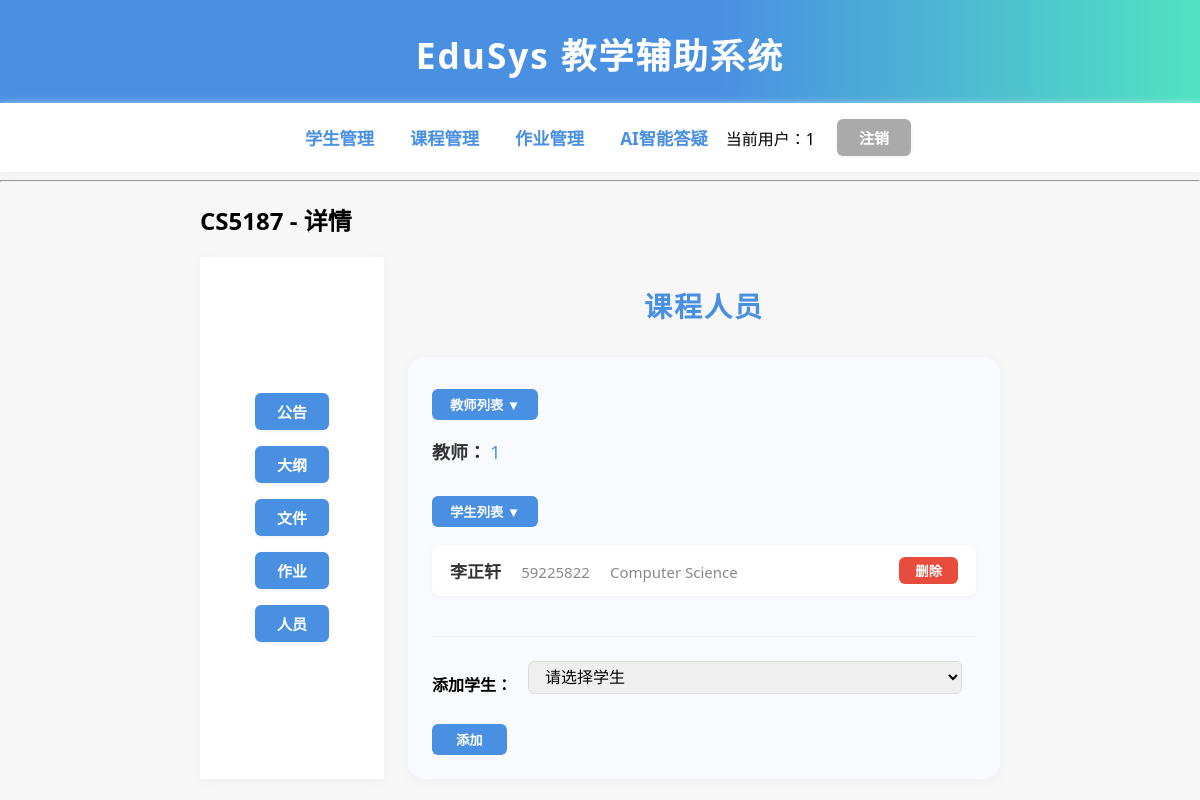
/courses/1/people/ (signed in), run on the app's committed database.
### users/models.py (models this page shows, shortened)
class User(AbstractUser):
	user_id = models.CharField(max_length=20, unique=True, verbose_name='学号/工号')

### courses/models.py (models this page shows, shortened)
class Course(models.Model):
	name = models.CharField(max_length=100, verbose_name='课程名称')
	teacher = models.CharField(max_length=50, verbose_name='授课教师')
	students = models.ManyToManyField(Student, blank=True, related_name='courses', verbose_name='学生列表')
	outline = models.TextField(blank=True, verbose_name='课程大纲')

### students/models.py (models this page shows, shortened)
class Student(models.Model):
	student_id = models.CharField(max_length=20, unique=True, verbose_name='学号')
	name = models.CharField(max_length=50, verbose_name='姓名')
	gender = models.CharField(max_length=10, choices=[('男', '男'), ('女', '女')], verbose_name='性别')
	college = models.CharField(max_length=100, verbose_name='学院')

### courses/views.py (the view, shortened to what this page needs)
# urls.py: path('<int:course_id>/people/', views.course_people, name='course_people'),
def course_people(request, course_id):
	from students.models import Student
	course = get_object_or_404(Course, id=course_id)
	teacher = course.teacher
	students = course.students.all()
	all_students = Student.objects.exclude(id__in=students.values_list('id', flat=True))
	return render(request, 'courses/course_people.html', {
		'course': course,
		'teacher': teacher,
		'students': students,
		'all_students': all_students,
	})

### courses/templates/courses/course_people.html (shortened to what this page needs)
{% extends 'courses/course_detail.html' %}
{% block course_content %}
<h3 style="font-size:28px;font-weight:bold;margin-bottom:32px;text-align:center;color:#4a90e2;letter-spacing:2px;">课程人员</h3>
<div style="max-width:900px;margin:auto;background:#f8fafd;padding:32px 24px 24px 24px;border-radius:16px;box-shadow:0 2px 12px #eee;">
	<button id="toggle-teacher" style="background:#4a90e2;color:#fff;padding:6px 18px;border:none;border-radius:6px;font-weight:bold;margin-bottom:18px;cursor:pointer;">教师列表 ▼</button>
	<div id="teacher-list" style="margin-bottom:32px;display:block;">
		<span style="font-weight:bold;font-size:18px;color:#333;">教师：</span>
		<span style="font-size:18px;color:#4a90e2;">{{ teacher }}</span>
	</div>
	<button id="toggle-student" style="background:#4a90e2;color:#fff;padding:6px 18px;border:none;border-radius:6px;font-weight:bold;margin-bottom:18px;cursor:pointer;">学生列表 ▼</button>
	<div id="student-list" style="margin-bottom:32px;display:block;">
		<ul style="list-style:none;padding:0;margin:0;">
			{% for student in students %}
			<li style="margin-bottom:18px;padding:12px 18px;background:#fff;border-radius:8px;box-shadow:0 1px 4px #eee;display:flex;align-items:center;justify-content:space-between;">
				<div>
					<span style="font-size:17px;font-weight:bold;color:#333;">{{ student.name }}</span>
					<span style="color:#888;margin-left:16px;font-size:15px;">{{ student.student_id }}</span>
					<span style="color:#888;margin-left:16px;font-size:15px;">{{ student.college }}</span>
				</div>
				{% if user.is_superuser %}
				<form method="post" style="display:inline;">
					<button type="submit" style="margin-left:16px;padding:4px 16px;background:#e74c3c;color:#fff;border:none;border-radius:6px;cursor:pointer;font-weight:bold;">删除</button>
				</form>
				{% endif %}
			</li>
			{% empty %}
			<li style="color:#aaa;padding:12px 18px;">暂无学生</li>
			{% endfor %}
		</ul>
	</div>
	{% if user.is_superuser %}
	<div style="margin-top:40px;padding:24px 0 0 0;border-top:1px solid #eee;">
		<form method="post" style="display:flex;align-items:center;gap:16px;flex-wrap:wrap;">
			<span style="font-size:16px;font-weight:bold;">添加学生：</span>
			<select name="add_student_id" required style="padding:6px 12px;border-radius:6px;border:1px solid #ddd;font-size:16px;min-width:180px;">
				<option value="">请选择学生</option>
			</select>
			<button type="submit" style="padding:6px 24px;background:#4a90e2;color:#fff;border:none;border-radius:6px;font-weight:bold;">添加</button>
		</form>
	</div>
	{% endif %}
</div>
{% endblock %}

### courses/templates/courses/course_detail.html
{% extends 'base.html' %}
{% block content %}
<h2>{{ course.name }} - 详情</h2>
<div style="display:flex;gap:24px;">
    <nav style="display:flex;flex-direction:column;gap:12px;min-width:120px;">
    <a href="{% url 'course_announcement' course.id %}" class="btn">公告</a>
    <a href="{% url 'course_outline' course.id %}" class="btn">大纲</a>
    <a href="{% url 'course_files' course.id %}" class="btn">文件</a>
    <a href="{% url 'assignment_list' course.id %}" class="btn">作业</a>
    <a href="{% url 'course_people' course.id %}" class="btn">人员</a>
    </nav>
    <div style="flex:1;">
        {% block course_content %}{% endblock %}
    </div>
</div>
{% endblock %}

### students/templates/base.html (shortened to what this page needs)
<!DOCTYPE html>
<html>
<head>
</head>
<body>
    <h1>EduSys 教学辅助系统</h1>
    {% if '/users/login/' not in request.path and '/users/register/' not in request.path %}
    <nav>
        <a href="/students/">学生管理</a>
        <a href="/courses/">课程管理</a>
        <a href="/assignments/">作业管理</a>
        <a href="/agents/ai-assistant/">AI智能答疑</a>
        {% if request.user.is_authenticated %}
            <span style="margin-right:20px;">当前用户：{{ request.user.username }}</span>
            <a href="/users/logout/" class="btn-cancel">注销</a>
        {% else %}
            <a href="/users/login/">用户登录</a>
        {% endif %}
    </nav>
    {% endif %}
    <hr>
    <div style="max-width: 800px; margin: auto;">
        {% block content %}{% endblock %}
    </div>
</body>
</html>

### students/templates/base.html (style rules this page uses)
body { font-family: 'Segoe UI', Arial, sans-serif; background: #f7f7f7; margin: 0; padding: 0; }
h1 { background: linear-gradient(90deg,#4a90e2 60%,#50e3c2 100%); color: #fff; padding: 28px 0 24px 0; margin: 0; text-align:center; font-size:2.2rem; letter-spacing:2px; box-shadow:0 2px 12px #e0eafc; }
nav { background: #fff; padding: 14px 32px; box-shadow:0 2px 8px #eee; display:flex;align-items:center;justify-content:center;flex-wrap:wrap; }
nav a { margin: 0 18px; color: #4a90e2; text-decoration: none; font-weight: bold; font-size: 1.08rem; transition: color 0.2s; }
.btn, .btn-edit, .btn-delete, .btn-cancel { display: inline-block; padding: 8px 22px; margin: 2px; border-radius: 6px; text-decoration: none; font-size: 15px; font-weight:bold; box-shadow:0 1px 4px #eee; border:none; transition:background 0.2s; }
.btn { background: #4a90e2; color: #fff; }
.btn-cancel { background: #aaa; color: #fff; }
input, select { padding: 8px; margin-bottom: 14px; border: 1px solid #ccc; border-radius: 6px; font-size:15px; width:calc(100% - 110px); }
button { cursor: pointer; }

### data on the page
User: user.username "1"
Course: name "CS5187"
Student: name "李正轩", student_id "59225822", college "Computer Science"

### other printed values
{{ teacher }} "1"
